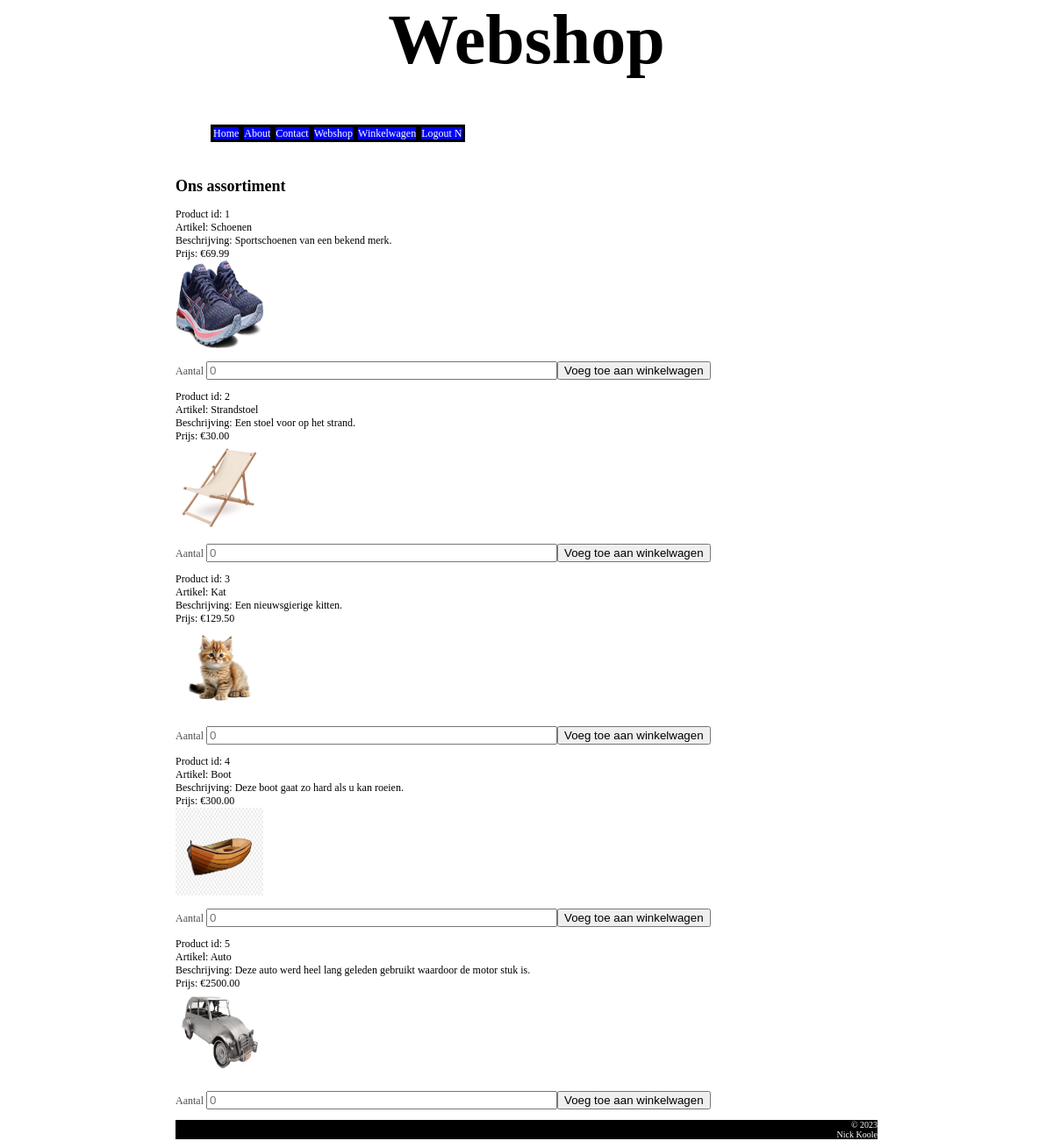
Screenshot of /index.php?page=webshop (signed in) with the database file from the repository.
### tables this page shows
CREATE TABLE `products` (
  `product_id` int(10) NOT NULL,
  `name` varchar(40) NOT NULL,
  `description` varchar(200) NOT NULL,
  `price` decimal(10,2) NOT NULL,
  `product_picture_location` varchar(80) NOT NULL
);

### file_repository.php (called while the page is built, shortened)
<?php
    function connectToDatabase() {
        $servername = "localhost";
        $username = "WebShopUser";
        $password = "Testtest!";
        $dbname = "nicks_webshop";
        $conn = mysqli_connect($servername, $username, $password, $dbname);
        return $conn;
    }
    function getAllProducts() {
        $conn = connectToDatabase();
        try {
            $sql = "SELECT * FROM products";
            $result = mysqli_query($conn, $sql);
            $products = array();
            while ($row = mysqli_fetch_assoc($result)) {
                $products[$row["product_id"]] = $row;
            }
            return $products;
        } finally {
            disconnectFromDatabase($conn);
        }
    }
?>

### products_service.php (called while the page is built, shortened)
<?php
    function getWebshopProducts() {
        $genericError = "";
        try {
            $products = getAllProducts();
        }
        catch(Exception $e) {
            $genericError = "Helaas kunnen wij de producten op dit moment niet laten zien. Probeer het later opnieuw.";
            logError($e->getMessage());
        }
        return array('products' => $products, 'genericError' => $genericError);
    }
?>

### session_manager.php (called while the page is built, shortened)
<?php
    function isUserLoggedIn() {
        return isset($_SESSION['user']);
    }
?>

### webshop.php (the view, shortened to what this page needs)
<?php
    function showWebshopBody($data) {
        echo '<h2>Ons assortiment</h2>';
        showWebshopProducts($data);
    }
    function showWebshopProducts($data) {
        $amountOfProducts = count($data['products']);
        for ($i = 1; $i <= $amountOfProducts; $i++){
            echo '<a class="productlink" href="index.php?page=details&product_id=' . $data['products'][$i]['product_id'] . '"><div>' .
            'Product id: ' . $data['products'][$i]['product_id'] . '<br>' .
            'Artikel: ' . $data['products'][$i]['name'] . '<br>' .
            'Beschrijving: ' . $data['products'][$i]['description'] . '<br>' .
            'Prijs: €' . $data['products'][$i]['price'] . '<br>' .
            '<img src="' . $data['products'][$i]['product_picture_location'] . '" alt="Een foto">' .
            '</div></a>';
            showAddToCartAction($data['products'][$i]['product_id'], 'webshop', 'Voeg toe aan winkelwagen');
        }
    }
?>

### forms.php (shortened to what this page needs)
<?php
    function showFormField($fieldName, $label, $inputType) {
		if ($inputType == "text"){
			echo '<label for="' . $fieldName . '">' . $label . '</label>
			<input type="' . $inputType . '" id="' . $fieldName .  '" name="' . $fieldName . '" ';
		}
    }
    function showFormStart() {
        echo '<br><form method="post" action="index.php">';
    }
    function showAddToCartAction($product_id, $page, $buttonText) {
        if (isUserLoggedIn()) {
            showFormStart();
            showFormField('quantity', 'Aantal', 'text');
            echo '" placeholder="0">';
            echo '<input type="submit" value="' . $buttonText . '">';
            echo '</form>';
        }
    }
?>

### CSS/stylesheet.css (style rules this page uses)
h2 { color: black; }
body { max-width: 800px; margin: auto; text-align: left; }
input, textarea { width: 400px; }
input[type=submit], input[type=radio] { width: auto; }
img { width: 100px; height: 100px; }
.pagetext { background-color: white; color: rgb(80,80,80); font-size: 12px; }
.productlink { color:black; text-decoration:none; }

### rows the page displays
products: product_id "1", name "Schoenen", description "Sportschoenen van een bekend merk.", price "69.99", shows a picture
products: product_id "2", name "Strandstoel", description "Een stoel voor op het strand.", price "30.00", shows a picture
products: product_id "3", name "Kat", description "Een nieuwsgierige kitten.", price "129.50", shows a picture
products: product_id "4", name "Boot", description "Deze boot gaat zo hard als u kan roeien.", price "300.00", shows a picture
products: product_id "5", name "Auto", description "Deze auto werd heel lang geleden gebruikt waardoor de motor stuk is.", price "2500.00", shows a picture

### other values shown
getHeader($data) "Webshop"
$title "Home"
$title "About"
$title "Contact"
$title "Webshop"
$title "Winkelwagen"
$title "Logout N"
